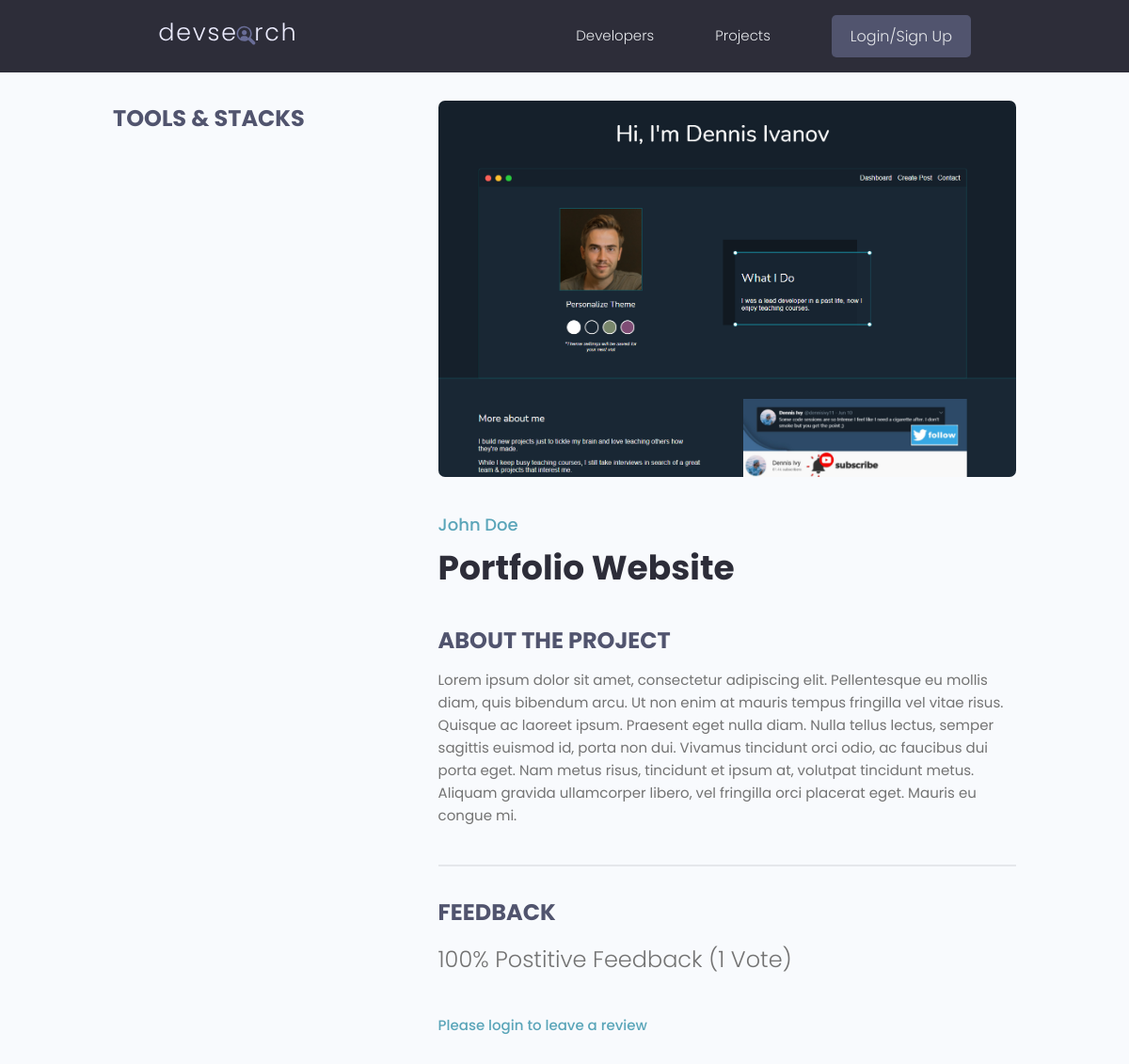
Before: /projects/project/170566ff-1c46-4d5a-bf41-3ed2291d753b with the older database file.
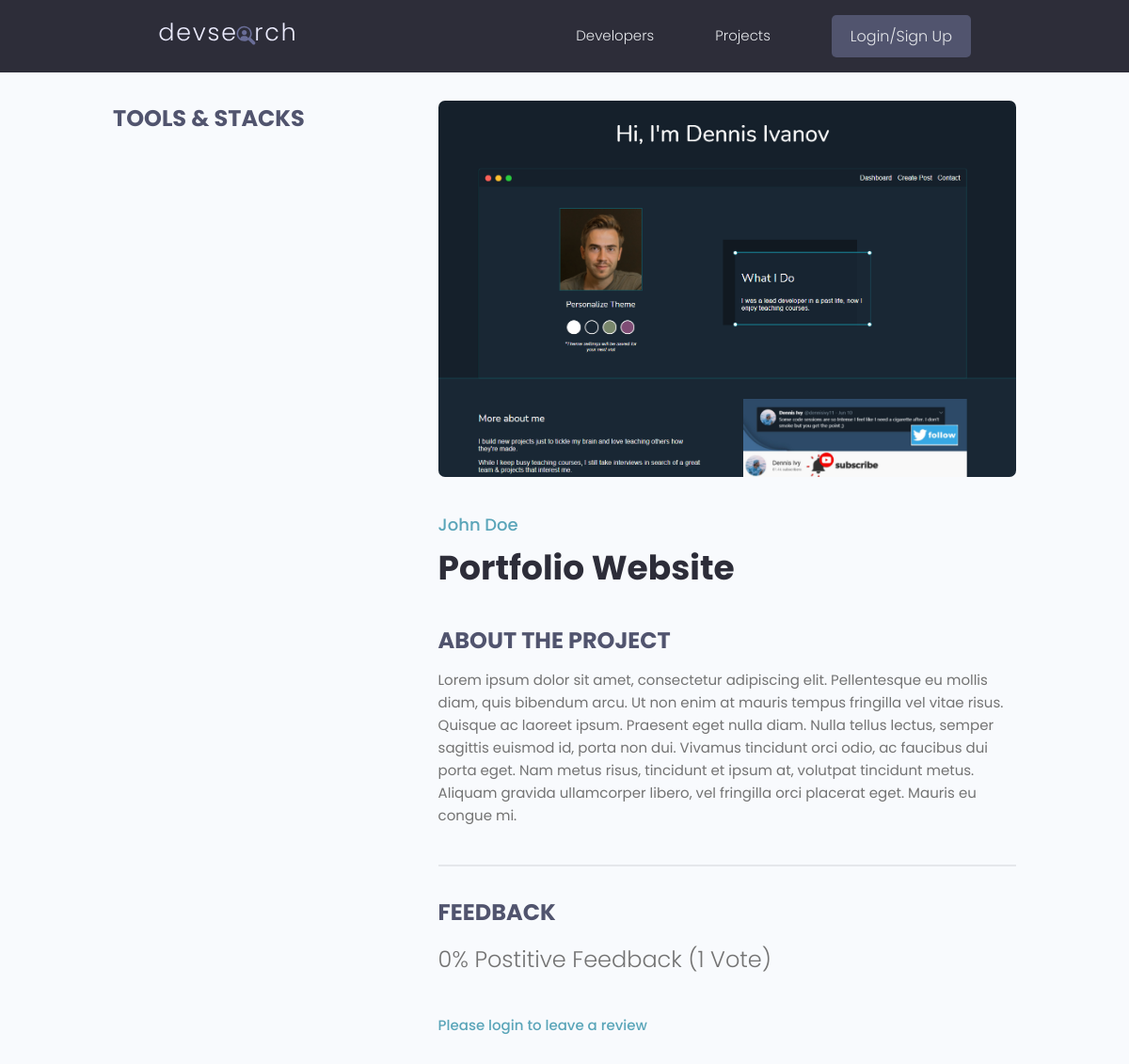
After: the same page with the newer database file.
### projects/models.py (models this page shows, shortened)
class Project(models.Model):
    owner = models.ForeignKey(Profile, null=True, blank=True, on_delete=models.SET_NULL)
    title = models.CharField(max_length=200)
    description = models.TextField(null=True, blank=True)
    featured_image = models.ImageField(null=True, blank=True, default = "default.jpg")
    demo_link = models.CharField(max_length=2000, null=True, blank=True)
    source_link = models.CharField(max_length=2000, null=True, blank=True)
    tags = models.ManyToManyField('Tag', blank=True)
    vote_total = models.IntegerField(default=0, null=True, blank=True)
    vote_ratio = models.IntegerField(default=0, null=True, blank=True)
    created = models.DateTimeField(auto_now_add=True)
    id = models.UUIDField(default=uuid.uuid4, unique=True, primary_key=True, editable=False)
    class Meta:
        ordering = ['-vote_ratio','-vote_total', 'title']
    @property
    def reviewers(self):
        queryset = self.review_set.all().values_list('owner__id', flat=True)
        return queryset

### users/models.py (models this page shows, shortened)
class Profile(models.Model):
    user = models.OneToOneField(User, on_delete=models.CASCADE, null=True, blank=True)
    name = models.CharField(max_length=200, blank=True, null=True)
    email = models.EmailField(max_length=500, blank=True,null=True)
    username = models.CharField(max_length=200, blank=True, null=True)
    location = models.CharField(max_length=200, blank=True, null=True)
    short_intro = models.CharField(max_length=500, blank=True, null=True)
    bio = models.TextField(blank=True, null=True)
    profile_image = models.ImageField(blank=True, null=True, upload_to='profiles/', default='profiles/user-default.png' )
    social_github = models.CharField(max_length=200, blank=True, null=True)
    social_twitter = models.CharField(max_length=200, blank=True, null=True)
    social_linkedin = models.CharField(max_length=200, blank=True, null=True)
    social_youtube = models.CharField(max_length=200, blank=True, null=True)
    social_website = models.CharField(max_length=200, blank=True, null=True)
    created = models.DateTimeField(auto_now_add=True)
    id = models.UUIDField(default=uuid.uuid4, unique=True, primary_key=True, editable=False)

### projects/views.py (the view, shortened to what this page needs)
# urls.py: path('project/<str:pk>', views.project, name='project'),
def project(request, pk):
    projectObj = Project.objects.get(id=pk)
    form = ReviewForm()
    context = {
        'projectObj' : projectObj,
        'form' : form,
    }
    return render(request, 'projects/single-project.html', context)

### projects/templates/projects/single-project.html (shortened to what this page needs)
{%extends 'main.html'%}
{%block content%}
  <main class="singleProject my-md">
    <div class="container">
      <div class="layout">
        <div class="column column--1of3">
          <h3 class="singleProject__subtitle">Tools & Stacks</h3>
        </div>
        <div class="column column--2of3">
          <img class="singleProject__preview" src="{{projectObj.featured_image.url}}" alt="portfolio thumbnail" />
          <a href="profile.html" class="singleProject__developer">{{projectObj.owner.name}}</a>
          <h2 class="singleProject__title">{{projectObj.title}}</h2>
          <h3 class="singleProject__subtitle">About the Project</h3>
          <div class="singleProject__info">
            {{projectObj.description}}
          </div>
          <div class="comments">
            <h3 class="singleProject__subtitle">Feedback</h3>
            <h5 class="project--rating">
              {{projectObj.vote_ratio}}% Postitive Feedback ({{projectObj.vote_total}} Vote{{projectObj.vote_total|pluralize:"s"}})
            </h5>
            {%if request.user.profile.id in projectObj.reviewers %}
              <p>You have already submitted your review for this project!</p>
            {%elif request.user.profile == projectObj.owner%}
              <p>You cannot review your own work</p>
            {%else%}
              <a href={%url 'login'%}?next={{request.path}}>Please login to leave a review</a>
            {%endif%}
            </div>
          </div>
        </div>
      </div>
  </main>
{%endblock%}

Changed rows visible on the page:
changed Project "Portfolio Website": vote_ratio "100" → "0"
